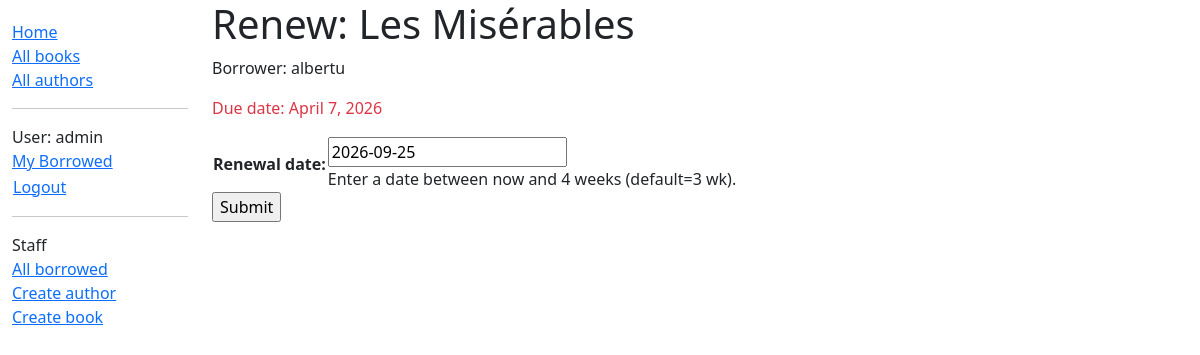
Page /catalog/book/5edd7975-0d8c-4ee1-8176-d75668d75b73/renew/ (signed in) on the earlier database version.
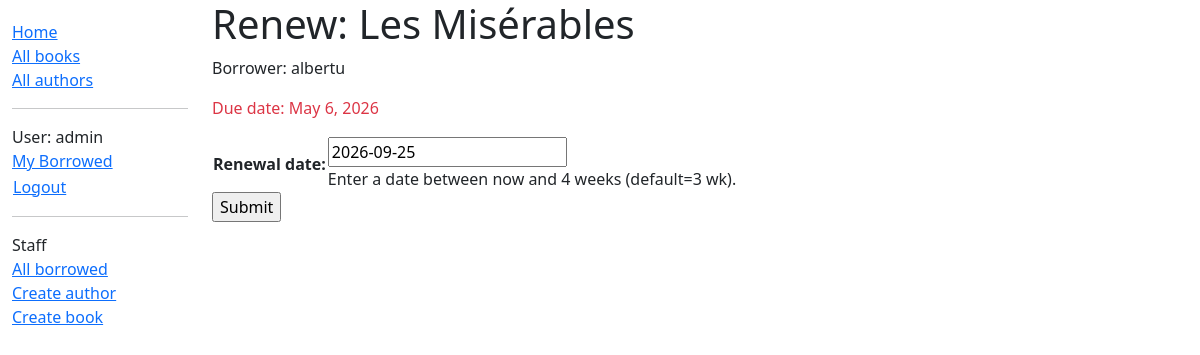
Same page on the later database version.
### catalog/models.py (models this page shows, shortened)
class BookInstance(models.Model):
    LOAN_STATUS = (
        ("m", "Maintenance"),
        ("o", "On loan"),
        ("a", "Available"),
        ("r", "Reserved"),
    )
    id = models.UUIDField(
        primary_key=True,
        default=uuid.uuid4,
        help_text="Unique ID for this book instance across the whole library"
    )
    book = models.ForeignKey(to=Book, on_delete=models.RESTRICT, null=True)
    imprint = models.CharField(max_length=200)
    due_back = models.DateField(null=True, blank=True)
    status = models.CharField(
        max_length=1,
        choices=LOAN_STATUS,
        blank=True,
        default="m",
        help_text="Book availability",
    )
    borrower = models.ForeignKey(to=settings.AUTH_USER_MODEL, on_delete=models.SET_NULL, null=True, blank=True)
    @property
    def is_overdue(self):
        return bool(self.due_back and date.today() > self.due_back)
    class Meta:
        ordering = ['due_back']
        permissions = (
            ("can_mark_returned", "Set book as returned"),
        )

### catalog/views.py (the view)
# urls.py: path("book/<uuid:pk>/renew/", views.renew_book_librarian, name="renew-book-librarian"),
@login_required
@permission_required('catalog.can_mark_returned', raise_exception=True)
def renew_book_librarian(request, pk):
    book_instance = get_object_or_404(BookInstance, pk=pk)
    if request.method == "POST":
        form = RenewBookForm(request.POST)
        if form.is_valid():
            book_instance.due_back = form.cleaned_data['renewal_date']
            book_instance.save()
            return HttpResponseRedirect(reverse('all-borrowed'))
    else:
        proposed_renewal_date = datetime.date.today() + datetime.timedelta(weeks=3)
        form = RenewBookForm(initial={'renewal_date': proposed_renewal_date})
    context = {
        'form': form,
        'book_instance': book_instance,
    }
    return render(request, 'catalog/book_renew_librarian.html', context)

### catalog/forms.py (shortened to what this page needs)
class RenewBookForm(forms.Form):
    renewal_date = forms.DateField(help_text="Enter a date between now and 4 weeks (default=3 wk).")

### catalog/templates/catalog/book_renew_librarian.html (shortened to what this page needs)
{% extends "catalog/base_generic.html" %}
{% block content %}
    <h1>Renew: {{book_instance.book.title}}</h1>
    <p>Borrower: {{book_instance.borrower}}</p>
    <p {% if book_instance.is_overdue %}class ="text-danger"{% endif %}>Due date: {{book_instance.due_back}}</p>
    <form action="" method="post">
        <table>
            {{form.as_table}}
        </table>
        <input type="submit" value="Submit">
    </form>
{% endblock content %}

Differences in the rows shown:
changed BookInstance "albertu": due_back "April 7, 2026" → "May 6, 2026"
